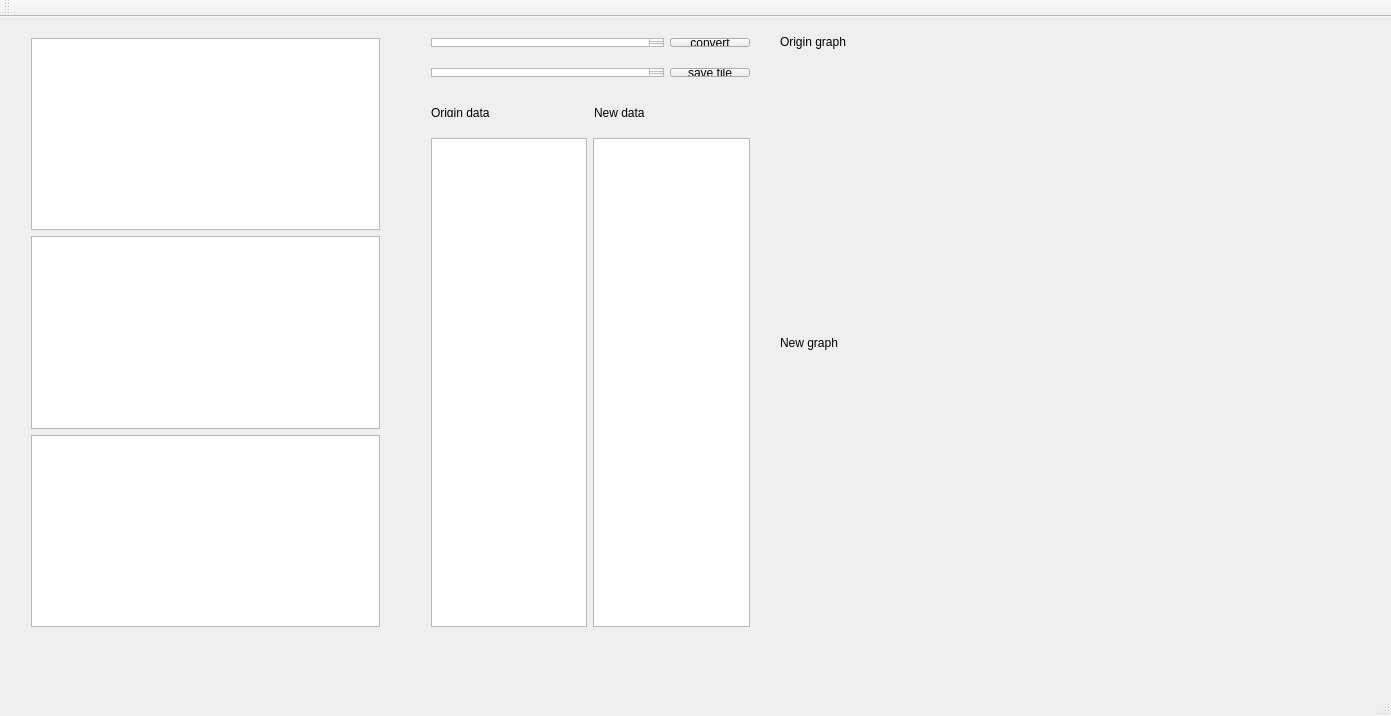
<?xml version="1.0" encoding="UTF-8"?>
<ui version="4.0">
 <class>MainWindow</class>
 <widget class="QMainWindow" name="MainWindow">
  <property name="geometry">
   <rect>
    <x>0</x>
    <y>0</y>
    <width>1391</width>
    <height>716</height>
   </rect>
  </property>
  <property name="windowTitle">
   <string>MainWindow</string>
  </property>
  <widget class="QWidget" name="centralWidget">
   <widget class="QCustomPlot" name="plotGraphOrigin" native="true">
    <property name="geometry">
     <rect>
      <x>780</x>
      <y>40</y>
      <width>591</width>
      <height>271</height>
     </rect>
    </property>
   </widget>
   <widget class="QWidget" name="gridLayoutWidget">
    <property name="geometry">
     <rect>
      <x>420</x>
      <y>110</y>
      <width>341</width>
      <height>511</height>
     </rect>
    </property>
    <layout class="QGridLayout" name="gridLayout">
     <item row="0" column="2">
      <widget class="QTextBrowser" name="textBrowser"/>
     </item>
     <item row="0" column="1">
      <widget class="QTextBrowser" name="TB_readAsText"/>
     </item>
    </layout>
   </widget>
   <widget class="QWidget" name="verticalLayoutWidget">
    <property name="geometry">
     <rect>
      <x>20</x>
      <y>10</y>
      <width>371</width>
      <height>611</height>
     </rect>
    </property>
    <layout class="QVBoxLayout" name="verticalLayout">
     <item>
      <widget class="QTreeView" name="TV_fileSystem"/>
     </item>
     <item>
      <widget class="QListView" name="LV_showFiles"/>
     </item>
     <item>
      <widget class="QTreeView" name="TV_dataFiles"/>
     </item>
    </layout>
   </widget>
   <widget class="QWidget" name="horizontalLayoutWidget">
    <property name="geometry">
     <rect>
      <x>420</x>
      <y>10</y>
      <width>341</width>
      <height>31</height>
     </rect>
    </property>
    <layout class="QHBoxLayout" name="horizontalLayout">
     <item>
      <widget class="QTextEdit" name="textEdit"/>
     </item>
     <item>
      <widget class="QPushButton" name="BT_changeData">
       <property name="text">
        <string>convert</string>
       </property>
      </widget>
     </item>
    </layout>
   </widget>
   <widget class="QWidget" name="horizontalLayoutWidget_2">
    <property name="geometry">
     <rect>
      <x>420</x>
      <y>80</y>
      <width>341</width>
      <height>31</height>
     </rect>
    </property>
    <layout class="QHBoxLayout" name="horizontalLayout_2">
     <item>
      <widget class="QLabel" name="LB_origin">
       <property name="text">
        <string>Origin data</string>
       </property>
      </widget>
     </item>
     <item>
      <widget class="QLabel" name="LB_new">
       <property name="text">
        <string>New data</string>
       </property>
      </widget>
     </item>
    </layout>
   </widget>
   <widget class="QCustomPlot" name="plotGraphNew" native="true">
    <property name="geometry">
     <rect>
      <x>780</x>
      <y>340</y>
      <width>591</width>
      <height>281</height>
     </rect>
    </property>
   </widget>
   <widget class="QLabel" name="LB_orginGraph">
    <property name="geometry">
     <rect>
      <x>780</x>
      <y>9</y>
      <width>121</width>
      <height>31</height>
     </rect>
    </property>
    <property name="text">
     <string>Origin graph</string>
    </property>
   </widget>
   <widget class="QLabel" name="LB_newGraph">
    <property name="geometry">
     <rect>
      <x>780</x>
      <y>310</y>
      <width>121</width>
      <height>31</height>
     </rect>
    </property>
    <property name="text">
     <string>New graph</string>
    </property>
   </widget>
   <widget class="QWidget" name="horizontalLayoutWidget_3">
    <property name="geometry">
     <rect>
      <x>420</x>
      <y>40</y>
      <width>341</width>
      <height>31</height>
     </rect>
    </property>
    <layout class="QHBoxLayout" name="horizontalLayout_3">
     <item>
      <widget class="QTextEdit" name="textEdit_2"/>
     </item>
     <item>
      <widget class="QPushButton" name="BT_changeData_2">
       <property name="text">
        <string>save file</string>
       </property>
      </widget>
     </item>
    </layout>
   </widget>
  </widget>
  <widget class="QMenuBar" name="menuBar">
   <property name="geometry">
    <rect>
     <x>0</x>
     <y>0</y>
     <width>1391</width>
     <height>25</height>
    </rect>
   </property>
  </widget>
  <widget class="QToolBar" name="mainToolBar">
   <attribute name="toolBarArea">
    <enum>TopToolBarArea</enum>
   </attribute>
   <attribute name="toolBarBreak">
    <bool>false</bool>
   </attribute>
  </widget>
  <widget class="QStatusBar" name="statusBar"/>
 </widget>
 <layoutdefault spacing="6" margin="11"/>
 <customwidgets>
  <customwidget>
   <class>QCustomPlot</class>
   <extends>QWidget</extends>
   <header>qcustomplot.h</header>
   <container>1</container>
  </customwidget>
 </customwidgets>
 <resources/>
 <connections/>
</ui>
